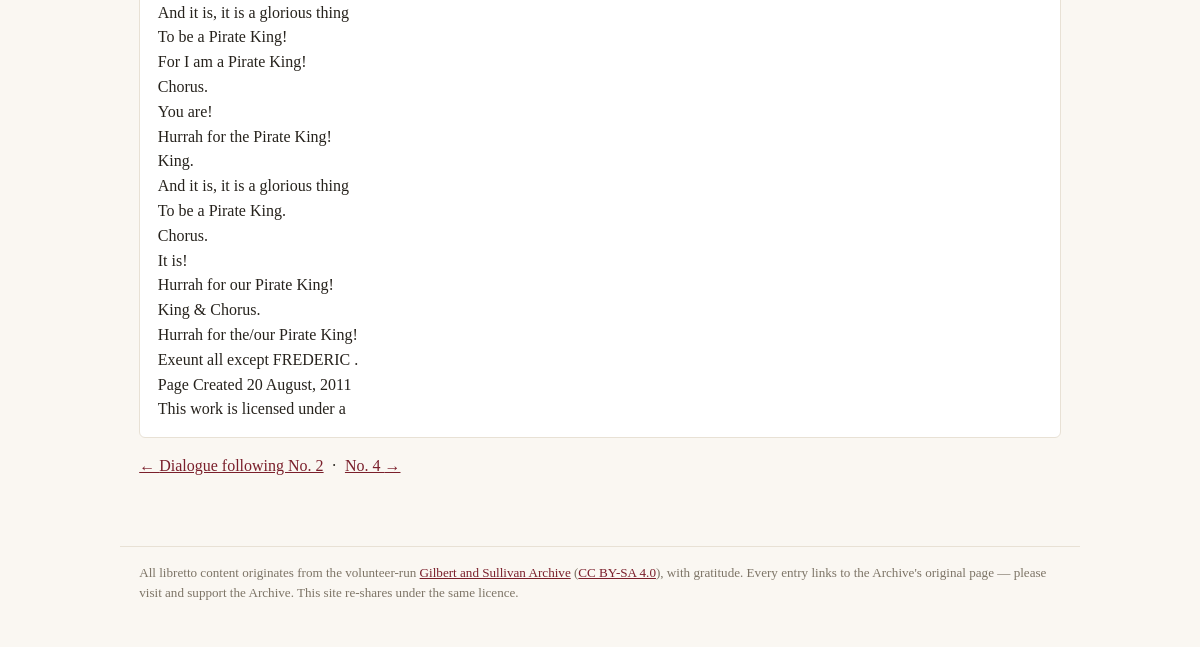
Before: /opera/pirates/6 (lower part) with the older database file.
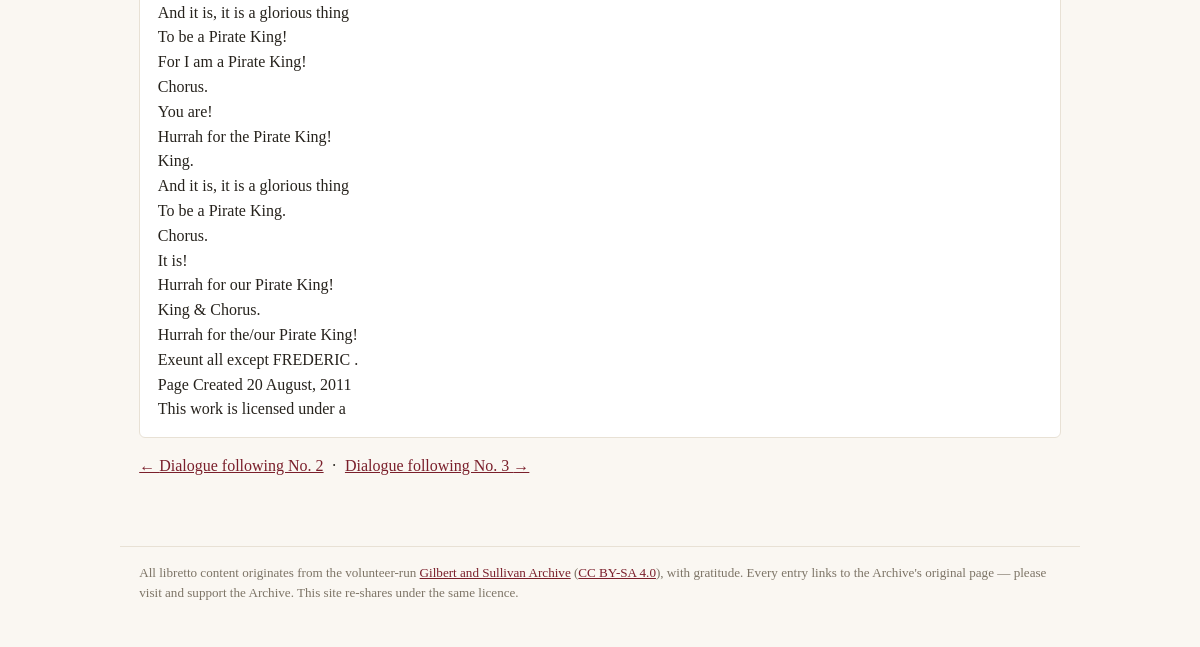
After: the same page with the newer database file.
### tables this page shows
CREATE TABLE voice (
    id          INTEGER PRIMARY KEY,
    block_id    INTEGER NOT NULL REFERENCES block(id),
    position    INTEGER NOT NULL,           -- column order, 1-based
    attribution TEXT,                       -- display label: 'Mabel', 'Girls',
                                            -- 'Edith and Kate'; NULL for a
                                            -- direction-only block
    text        TEXT NOT NULL,              -- normalised searchable text,
                                            -- lines joined with '\n'
                                            -- (directions excluded)
    lines_json  TEXT NOT NULL,              -- [{"t": "...", "d": 0|1}, ...]
                                            -- d=1 flags an inline stage direction
    UNIQUE (block_id, position)
);

CREATE TABLE section (
    id          INTEGER PRIMARY KEY,
    opera_id    INTEGER NOT NULL REFERENCES opera(id),
    act         INTEGER,                    -- 1, 2 (0 = front matter)
    seq         INTEGER NOT NULL,           -- performance order within opera
    kind        TEXT NOT NULL CHECK (kind IN ('number', 'dialogue')),
    number_label TEXT,                      -- 'No. 9 & 10', 'Overture'; NULL for dialogue
    title       TEXT,                       -- first-line title, e.g.
                                            -- 'Poor wandering one!'
    source_page TEXT NOT NULL,              -- snapshot-relative path of source HTML
    source_url  TEXT NOT NULL,              -- live gsarchive.net URL
    UNIQUE (opera_id, seq)
);

### webapp/app.py (the view)
@app.get("/opera/{slug}/{seq}", response_class=HTMLResponse)
def section_page(slug: str, seq: int):
    con = db()
    s = con.execute(
        "SELECT s.*, o.title opera_title, o.slug opera_slug FROM section s "
        "JOIN opera o ON s.opera_id=o.id WHERE o.slug=? AND s.seq=?",
        (slug, seq)).fetchone()
    if not s:
        raise HTTPException(404)
    block_ids = [r["id"] for r in con.execute(
        "SELECT id FROM block WHERE section_id=? ORDER BY seq", (s["id"],))]
    blocks = [block_payload(con, i) for i in block_ids]
    neighbours = {
        "prev": con.execute("SELECT seq, number_label, title FROM section "
                            "WHERE opera_id=? AND seq<? ORDER BY seq DESC "
                            "LIMIT 1", (s["opera_id"], seq)).fetchone(),
        "next": con.execute("SELECT seq, number_label, title FROM section "
                            "WHERE opera_id=? AND seq>? ORDER BY seq LIMIT 1",
                            (s["opera_id"], seq)).fetchone(),
    }
    return render("section.html", s=s, blocks=blocks, neighbours=neighbours)

### webapp/templates/section.html (shortened to what this page needs)
{% extends "base.html" %}
{% from "_block.html" import render_block %}
{% block content %}
{% for b in blocks %}{{ render_block(b, crumbs=False) }}{% endfor %}
<p>
{% if neighbours.prev %}<a href="/opera/{{ s.opera_slug }}/{{ neighbours.prev.seq }}">&larr; {{ neighbours.prev.number_label or neighbours.prev.title or 'previous' }}</a>{% endif %}
{% if neighbours.next %} &nbsp;·&nbsp; <a href="/opera/{{ s.opera_slug }}/{{ neighbours.next.seq }}">{{ neighbours.next.number_label or neighbours.next.title or 'next' }} &rarr;</a>{% endif %}
</p>
{% endblock %}

### webapp/templates/base.html (shortened to what this page needs)
<!doctype html>
<html lang="en">
<head>
</head>
<body>
<main>{% block content %}{% endblock %}</main>
<footer>
  All libretto content originates from the volunteer-run
  <a href="https://gsarchive.net">Gilbert and Sullivan Archive</a>
  (<a href="https://creativecommons.org/licenses/by-sa/4.0/">CC BY-SA 4.0</a>),
  with gratitude. Every entry links to the Archive's original page — please
  visit and support the Archive. This site re-shares under the same licence.
</footer>
</body>
</html>

### webapp/templates/_block.html (shortened to what this page needs)
{% macro render_block(b, crumbs=True) %}
<div class="{{ 'result' if crumbs else 'block' }} {{ 'simul' if b.simultaneous }}">
  <div class="voices">
    {% for v in b.voices %}
    <div class="voice">
      {% for l in v.lines %}
      <p class="line {{ 'dir' if l.d }}">{{ l.t }}</p>
      {% endfor %}
    </div>
    {% endfor %}
  </div>
</div>
{% endmacro %}

### webapp/templates/base.html (style rules this page uses)
:root { --ink:#26221c; --paper:#faf7f2; --accent:#7a1f2b; --soft:#e8e1d5; --muted:#7d7466; }
* { box-sizing: border-box; }
body { margin:0; font:16px/1.55 Georgia, 'Times New Roman', serif; color:var(--ink); background:var(--paper); }
main { max-width: 60rem; margin: 0 auto; padding: 1.2rem; }
a { color: var(--accent); }
.result, .block { background:#fff; border:1px solid var(--soft); border-radius:6px; padding:0.9rem 1.1rem; margin:0.9rem 0; }
.voices { display:flex; gap:1.4rem; flex-wrap:wrap; }
.voice { flex:1 1 14rem; min-width:12rem; }
.line { margin:0; }
footer { max-width:60rem; margin:2rem auto; padding:1rem 1.2rem; border-top:1px solid var(--soft); font-size:0.82rem; color:var(--muted); }

Changed rows visible on the page:
changed section: next "No. 4" → "Dialogue following No. 3"
